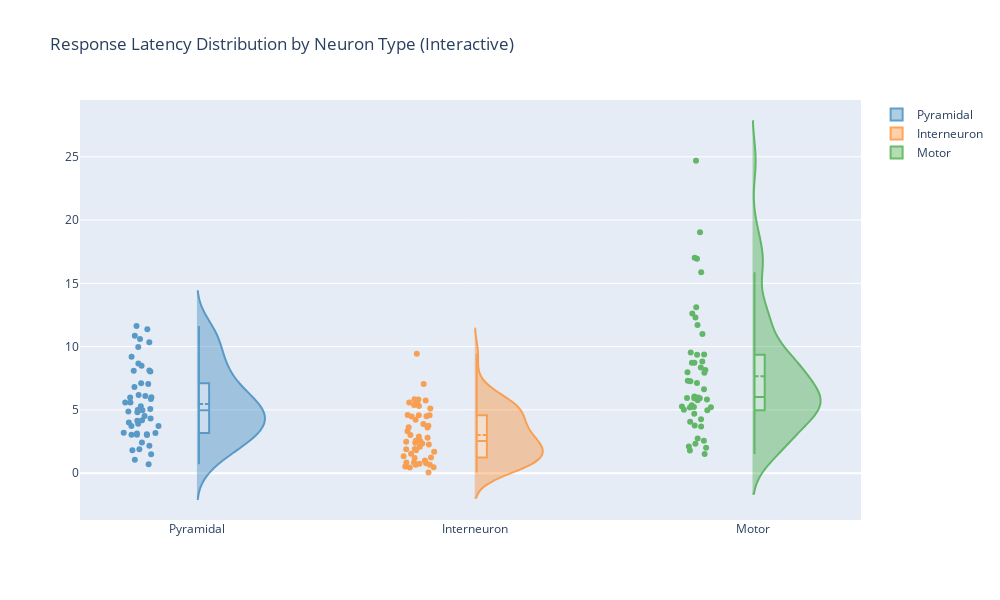

Notebook cell for this chart:
### Markdown cell above
## 2. Enhanced Violin Plots with `plot_violin()`

Violin plots show full distributions. Our enhanced version includes:
- **Box plot** on the left side for quartile information
- **Individual data points** for transparency
- **Mean line** to show central tendency

### Code cell
# Simulate response latencies across different neuron types
neuron_types = {
    'Pyramidal': np.random.gamma(3, 2, 50),
    'Interneuron': np.random.gamma(2, 1.5, 50),
    'Motor': np.random.gamma(4, 1.8, 50),
}

# Enhanced violin plot with matplotlib (includes box + points)
fig = plot_violin(
    neuron_types,
    config=PlotConfig(
        title="Response Latency Distribution by Neuron Type",
        ylabel="Latency (ms)",
        figsize=(10, 6)
    ),
    showmeans=True,
    showmedians=True,
    showbox=True,  # Show box plot on left side
    showpoints=True,  # Show individual points
    backend='matplotlib'
)
plt.show()
print("✓ Enhanced matplotlib violin plot created (with box + points)")

# Interactive version with plotly
fig = plot_violin(
    neuron_types,
    config=PlotConfig(
        title="Response Latency Distribution by Neuron Type (Interactive)",
        ylabel="Latency (ms)",
        figsize=(10, 6)
    ),
    showmeans=True,
    showbox=True,
    showpoints=True,
    backend='plotly'
)
fig.show()
print("✓ Enhanced plotly violin plot created")

### Figure 1 — Plotly figure (JSON) as saved in the notebook; plotly's stock layout.template omitted (floating-point values rounded to 4 significant figures)
{"data": [{"box": {"fillcolor": "rgba(255, 255, 255, 0.5)", "line": {"color": "#1f77b4", "width": 2}, "visible": true, "width": 0.3}, "jitter": 0.3, "marker": {"color": "#1f77b4"}, "meanline": {"color": "#1f77b4", "visible": true, "width": 2}, "name": "Pyramidal", "opacity": 0.7, "pointpos": -0.8, "points": "all", "showlegend": true, "side": "positive", "type": "violin", "xaxis": "x", "y": [5.99, 11.63, 4.874, 8.103, 4.519, 3.129, 2.43, 5.075, 11.38, 3.719, 5.977, 3.042, 10.35, 3.719, 3.993, 3.194, 5.282, 4.982, 6.094, 9.196, 1.818, 9.972, 6.17, 10.85, 10.6, 7.101, 3.179, 0.7108, 8.666, 1.89, 8.089, 3.065, 4.172, 1.491, 1.063, 8.026, 8.486, 6.808, 2.17, 5.864, 7.052, 3.029, 3.008, 5.586, 4.967, 5.583, 4.135, 3.901, 4.818, 4.311], "yaxis": "y"}, {"box": {"fillcolor": "rgba(255, 255, 255, 0.5)", "line": {"color": "#ff7f0e", "width": 2}, "visible": true, "width": 0.3}, "jitter": 0.3, "marker": {"color": "#ff7f0e"}, "meanline": {"color": "#ff7f0e", "visible": true, "width": 2}, "name": "Interneuron", "opacity": 0.7, "pointpos": -0.8, "points": "all", "showlegend": true, "side": "positive", "type": "violin", "xaxis": "x", "y": [2.892, 5.745, 4.48, 7.051, 0.7874, 5.305, 0.5352, 2.338, 0.8419, 3.308, 4.571, 2.537, 2.559, 4.503, 3.616, 1.002, 2.488, 2.269, 1.19, 4.567, 1.807, 1.7, 1.345, 5.1, 1.883, 1.533, 5.843, 2.088, 5.607, 0.6588, 0.4624, 1.235, 5.39, 3.619, 3.75, 4.593, 2.403, 3.02, 0.04582, 0.7429, 5.58, 1.915, 0.8433, 3.883, 2.788, 4.215, 0.6646, 5.828, 0.438, 9.432], "yaxis": "y"}, {"box": {"fillcolor": "rgba(255, 255, 255, 0.5)", "line": {"color": "#2ca02c", "width": 2}, "visible": true, "width": 0.3}, "jitter": 0.3, "marker": {"color": "#2ca02c"}, "meanline": {"color": "#2ca02c", "visible": true, "width": 2}, "name": "Motor", "opacity": 0.7, "pointpos": -0.8, "points": "all", "showlegend": true, "side": "positive", "type": "violin", "xaxis": "x", "y": [8.812, 2.097, 4.071, 5.006, 5.261, 4.251, 5.823, 7.969, 24.68, 5.932, 3.774, 16.94, 5.358, 6.061, 1.799, 2.013, 2.327, 19.04, 12.31, 4.693, 8.153, 1.51, 7.304, 7.128, 11.71, 2.555, 5.923, 8.351, 5.924, 9.354, 5.218, 5.204, 7.927, 13.1, 17.01, 2.737, 7.271, 12.61, 11.0, 8.717, 3.695, 5.98, 6.636, 5.178, 4.975, 9.526, 8.731, 9.367, 15.87, 5.751], "yaxis": "y"}], "layout": {"height": 600, "showlegend": true, "title": {"text": "Response Latency Distribution by Neuron Type (Interactive)"}, "width": 1000, "xaxis": {"anchor": "y", "domain": [0, 1]}, "yaxis": {"anchor": "x", "domain": [0, 1]}}}
